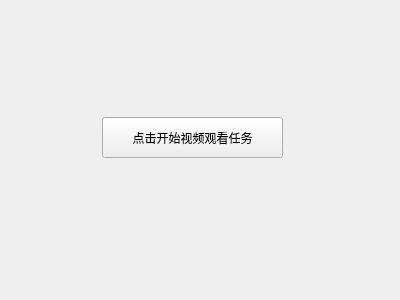
<?xml version="1.0" encoding="UTF-8"?>
<ui version="4.0">
 <class>Form</class>
 <widget class="QWidget" name="Form">
  <property name="geometry">
   <rect>
    <x>0</x>
    <y>0</y>
    <width>400</width>
    <height>300</height>
   </rect>
  </property>
  <property name="windowTitle">
   <string>Form</string>
  </property>
  <widget class="QPushButton" name="pushButton">
   <property name="geometry">
    <rect>
     <x>102</x>
     <y>117</y>
     <width>181</width>
     <height>41</height>
    </rect>
   </property>
   <property name="text">
    <string>点击开始视频观看任务</string>
   </property>
  </widget>
 </widget>
 <resources/>
 <connections/>
</ui>
